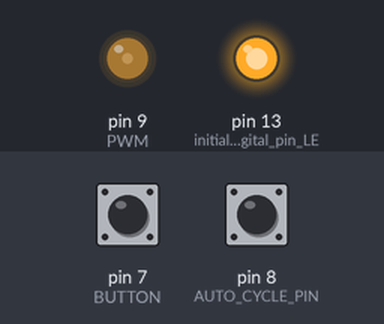
A sketch run on a simulated Arduino Uno, built with avr-gcc and run on an emulated ATmega328P. Shown: output pins drawn as LEDs (lit = HIGH). The inputs (shaded band) are chosen by the test bench; at power-on: pin 8 (AUTO_CYCLE_PIN) HIGH, pin 7 (BUTTON) HIGH.

Above: at 7.2 s.
7.3 s: pin 8 (AUTO_CYCLE_PIN) pulled LOW for 0.15 s
At 8.37 s:
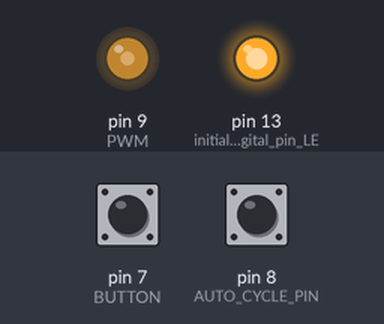
10.4 s: pin 8 (AUTO_CYCLE_PIN) pulled LOW for 1 s
At 10.4 s:
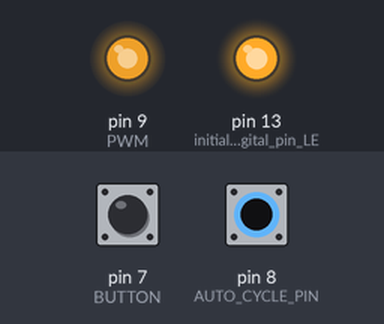
Timing chart, 0 to 23.4 s (numbered marks = the images above; inputs shaded):
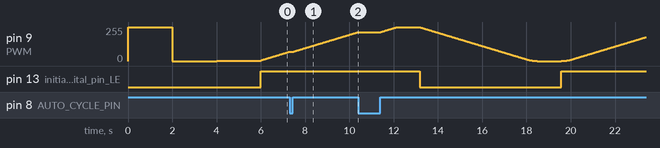

The sketch:

arduino_analogWrite_pwm_test.ino
```cpp
#define BUTTON 7     // the input pin the optional control button is attached to
#define AUTO_CYCLE_PIN 8  // pull low to use button to set brightness
#define PWM 9        // the PWM pin the LED is attached to
int brightness = 5;  // how bright the LED is, start off dim
int fadeAmount = 1;  // how many points to fade the LED by
int fadeDelay = 20;
int prev_button_state = HIGH;

// the setup function runs once when you press reset or power the board
void setup() {
  #define SERIALP Serial // different Arduino have variuos serial ports, so control which one we use
  // #define USE_SERIAL1 1
  // #undef SERIALP
  // #define SERIALP Serial1
  // examples of auto setting SERIALP: https://github.com/conciseusa/arduino-rtc-json-data-logger

  // Open serial communications and wait for port to open, uncomment to use.
/*
#if defined(USE_SERIAL1)
  Serial1.begin(9600);
  while (!Serial1) {
    ; // wait for serial port to connect. Needed for native USB port only
  }
#else
  Serial.begin(9600);
  while (!Serial) {
    ; // wait for serial port to connect. Needed for native USB port only
  }
#endif
*/

  pinMode(BUTTON, INPUT_PULLUP);
  pinMode(AUTO_CYCLE_PIN, INPUT_PULLUP);
  pinMode(LED_BUILTIN, OUTPUT); // initialize digital pin LED_BUILTIN as an output.
  pinMode(PWM, OUTPUT); // declare pwm pin set above to be an output.

  // test some extremes at start up, comment out if not wanted.
  analogWrite(PWM, 255);
  delay(2000);
  analogWrite(PWM, 0);
  delay(2000);
  analogWrite(PWM, 1);
  delay(2000);
}

void loop() { // the loop function runs over and over again forever
  if ((digitalRead(AUTO_CYCLE_PIN) == LOW) && (digitalRead(BUTTON) == LOW) && (digitalRead(BUTTON) != prev_button_state)) {
    // if button was just pressed, toggle fade, but point inward if at extremes
    if (brightness <= 0) {
      fadeAmount = 1;
    } else if (brightness >= 255) {
      fadeAmount = -1;
    } else {
      fadeAmount = -fadeAmount;
    }
  }
  prev_button_state = digitalRead(BUTTON);

  if (fadeAmount > 0) { // turn led on if pwm brightness increasing
    digitalWrite(LED_BUILTIN, HIGH);  // turn the LED on (HIGH is the voltage level)
  } else {
    digitalWrite(LED_BUILTIN, LOW);   // turn the LED off by making the voltage LOW
  }

  if ((digitalRead(AUTO_CYCLE_PIN) == HIGH) || (digitalRead(BUTTON) == LOW)) { // if in auto mode or button pressed
    brightness = brightness + fadeAmount; // change the brightness to ramp up and down
  }

  analogWrite(PWM, brightness); // set the level of pwm pin:

  // reverse the direction of the fading at the ends of the auto fade:
  if (brightness <= 0 || brightness >= 255) {
    fadeAmount = -fadeAmount;
    // sample prints for debugging, comment out if not needed.
    //SERIALP.print("brightness: ");
    //SERIALP.print(brightness);
    //SERIALP.print("  fadeAmount: ");
    //SERIALP.println(fadeAmount);
    delay(1000); // stay at the top and bottom for a bit
  }

  // wait X milliseconds to see the dimming effect
  if (brightness < 5) {
    delay(fadeDelay * 4); // slow down at the very dim end
  } else {
    delay(fadeDelay);
  }
}
```
